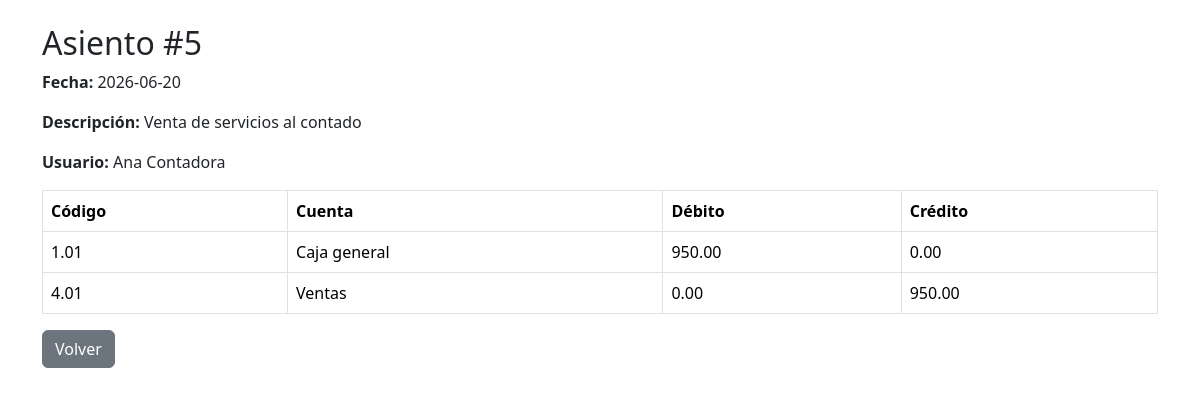
Page /diario/diario_ver.php?id=5 on the committed database.
### tables this page shows
CREATE TABLE diario (
  id INT AUTO_INCREMENT PRIMARY KEY,
  fecha DATE NOT NULL,
  descripcion VARCHAR(255),
  usuario_id INT NOT NULL,
  estado VARCHAR(20) NOT NULL DEFAULT 'abierto',
  creado_en DATETIME DEFAULT CURRENT_TIMESTAMP,
  FOREIGN KEY (usuario_id) REFERENCES usuarios(id)
);

CREATE TABLE usuarios (
  id INT AUTO_INCREMENT PRIMARY KEY,
  nombre VARCHAR(100) NOT NULL,
  correo VARCHAR(100) NOT NULL UNIQUE,
  contrasena VARCHAR(255) NOT NULL,
  rol_id INT NOT NULL,
  estado_actividad TINYINT(1) NOT NULL DEFAULT 1,
  creado_en DATETIME DEFAULT CURRENT_TIMESTAMP,
  FOREIGN KEY (rol_id) REFERENCES roles(id)
);

CREATE TABLE diario_detalle (
  id INT AUTO_INCREMENT PRIMARY KEY,
  diario_id INT NOT NULL,
  cuenta_id INT NOT NULL,
  debito DECIMAL(12,2) NOT NULL DEFAULT 0,
  credito DECIMAL(12,2) NOT NULL DEFAULT 0,
  FOREIGN KEY (diario_id) REFERENCES diario(id),
  FOREIGN KEY (cuenta_id) REFERENCES cuentas(id)
);

CREATE TABLE cuentas (
  id INT AUTO_INCREMENT PRIMARY KEY,
  codigo VARCHAR(20) NOT NULL UNIQUE,
  nombre VARCHAR(100) NOT NULL,
  clase TINYINT NOT NULL,
  usuario_id INT NOT NULL,
  fecha_registro DATETIME DEFAULT CURRENT_TIMESTAMP,
  activo TINYINT(1) NOT NULL DEFAULT 1,
  FOREIGN KEY (usuario_id) REFERENCES usuarios(id)
);

### diario/diario_ver.php (the view, shortened to what this page needs)
<?php
$pdo = Conexion::obtenerInstancia()->obtenerPDO();
$id = $_GET['id'];
$stmt = $pdo->prepare("
SELECT
d.id,
d.fecha,
d.descripcion,
u.nombre usuario
FROM diario d
INNER JOIN usuarios u
ON d.usuario_id=u.id
WHERE d.id=?
");
$stmt->execute([$id]);
$diario = $stmt->fetch();
$stmt = $pdo->prepare("
SELECT
c.codigo,
c.nombre,
dd.debito,
dd.credito
FROM diario_detalle dd
INNER JOIN cuentas c
ON dd.cuenta_id=c.id
WHERE dd.diario_id=?
");
$stmt->execute([$id]);
$detalle = $stmt->fetchAll();
?>
<!DOCTYPE html>
<html lang="es">
<head>
<link href="https://cdn.jsdelivr.net/npm/bootstrap@5.3.3/dist/css/bootstrap.min.css" rel="stylesheet">
</head>
<body>
<div class="container mt-4">
<h2>Asiento #<?= $diario['id'] ?></h2>
<p>
<strong>Fecha:</strong>
<?= $diario['fecha'] ?>
</p>
<p>
<strong>Descripción:</strong>
<?= htmlspecialchars($diario['descripcion']) ?>
</p>
<p>
<strong>Usuario:</strong>
<?= htmlspecialchars($diario['usuario']) ?>
</p>
<table class="table table-bordered">
<thead>
<tr>
<th>Código</th>
<th>Cuenta</th>
<th>Débito</th>
<th>Crédito</th>
</tr>
</thead>
<tbody>
<?php foreach($detalle as $d): ?>
<tr>
<td><?= $d['codigo'] ?></td>
<td><?= htmlspecialchars($d['nombre']) ?></td>
<td><?= number_format($d['debito'],2) ?></td>
<td><?= number_format($d['credito'],2) ?></td>
</tr>
<?php endforeach; ?>
</tbody>
</table>
<a
href="diario_index.php"
class="btn btn-secondary">
Volver </a>
</div>
</body>
</html>

### rows in the picture
diario: id "5", fecha "2026-06-20", descripcion "Venta de servicios al contado", usuario.nombre "Ana Contadora"
diario_detalle: cuenta.codigo "1.01", cuenta.nombre "Caja general", debito "950.00", credito "0.00"
diario_detalle: cuenta.codigo "4.01", cuenta.nombre "Ventas", debito "0.00", credito "950.00"
